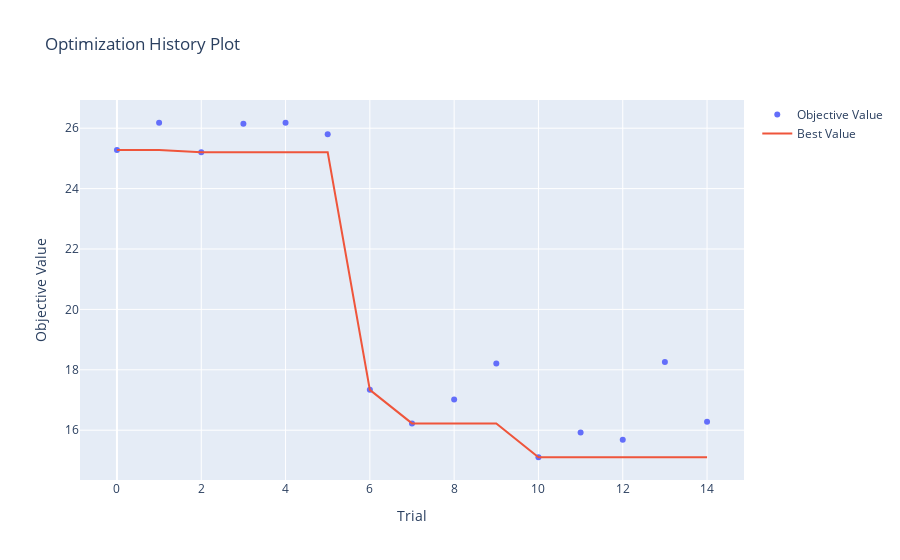
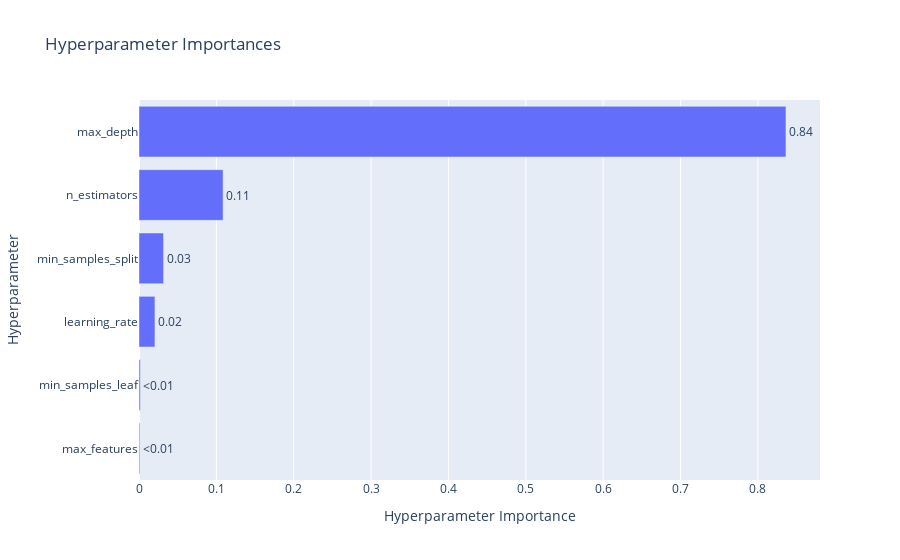

The notebook cell saved with these charts, in order:
### Code cell
# Visualizations
vis.plot_optimization_history(study_ada).show()
vis.plot_param_importances(study_ada).show()

### Figure 1 — Plotly figure (JSON) as saved in the notebook; plotly's stock layout.template omitted (floating-point values rounded to 4 significant figures)
{"data": [{"mode": "markers", "name": "Objective Value", "x": [0, 1, 2, 3, 4, 5, 6, 7, 8, 9, 10, 11, 12, 13, 14], "y": [25.28, 26.18, 25.2, 26.15, 26.18, 25.8, 17.34, 16.23, 17.02, 18.21, 15.1, 15.92, 15.69, 18.26, 16.28], "type": "scatter"}, {"mode": "lines", "name": "Best Value", "x": [0, 1, 2, 3, 4, 5, 6, 7, 8, 9, 10, 11, 12, 13, 14], "y": [25.28, 25.28, 25.2, 25.2, 25.2, 25.2, 17.34, 16.23, 16.23, 16.23, 15.1, 15.1, 15.1, 15.1, 15.1], "type": "scatter"}, {"marker": {"color": "#cccccc"}, "mode": "markers", "name": "Infeasible Trial", "showlegend": false, "x": [], "y": [], "type": "scatter"}], "layout": {"title": {"text": "Optimization History Plot"}, "xaxis": {"title": {"text": "Trial"}}, "yaxis": {"title": {"text": "Objective Value"}}}}

### Figure 2 — Plotly figure (JSON) as saved in the notebook; plotly's stock layout.template omitted (floating-point values rounded to 4 significant figures)
{"data": [{"cliponaxis": false, "hovertemplate": ["max_features (CategoricalDistribution): 0.0010481646108658764<extra></extra>", "min_samples_leaf (IntDistribution): 0.0016601138972514701<extra></extra>", "learning_rate (FloatDistribution): 0.020606285030291466<extra></extra>", "min_samples_split (IntDistribution): 0.03172712874431456<extra></extra>", "n_estimators (IntDistribution): 0.10868978118743992<extra></extra>", "max_depth (IntDistribution): 0.8362685265298366<extra></extra>"], "name": "Objective Value", "orientation": "h", "text": ["<0.01", "<0.01", "0.02", "0.03", "0.11", "0.84"], "textposition": "outside", "x": [0.001048, 0.00166, 0.02061, 0.03173, 0.1087, 0.8363], "y": ["max_features", "min_samples_leaf", "learning_rate", "min_samples_split", "n_estimators", "max_depth"], "type": "bar"}], "layout": {"title": {"text": "Hyperparameter Importances"}, "xaxis": {"title": {"text": "Hyperparameter Importance"}}, "yaxis": {"title": {"text": "Hyperparameter"}}}}
